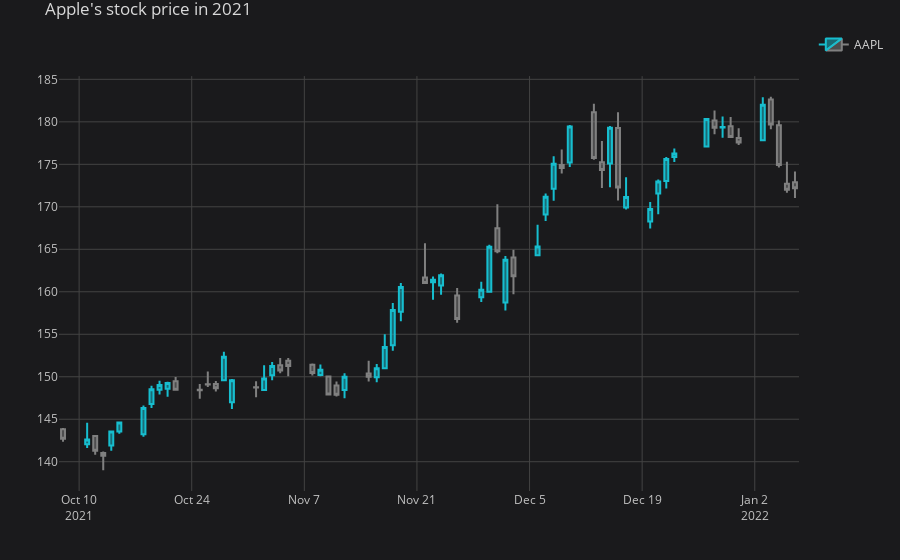

The notebook cell saved with this chart:
### Code cell
qf = cf.QuantFig(df, title="Apple's stock price in 2021", name='AAPL')
#qf.add_sma(periods=14, column='Close', color='blue')
qf.iplot()
